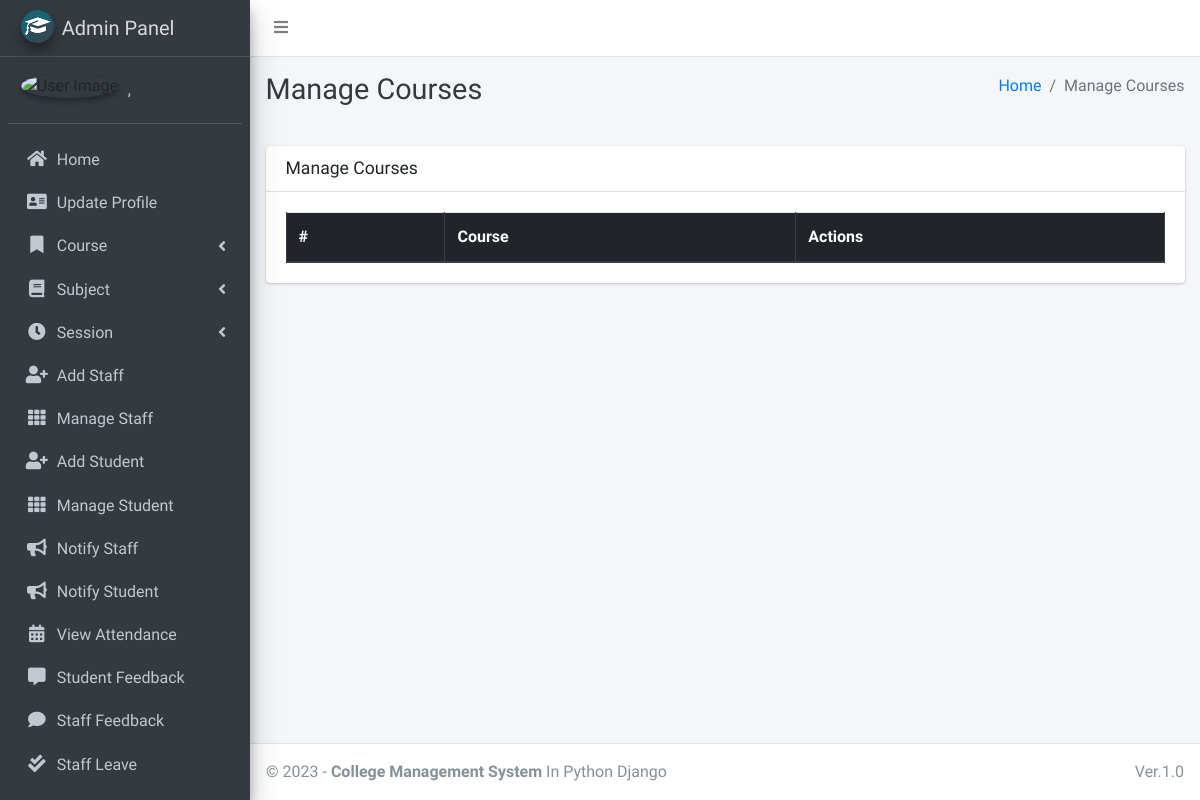
/course/manage/ (signed in), run on an earlier commit of the app's database.
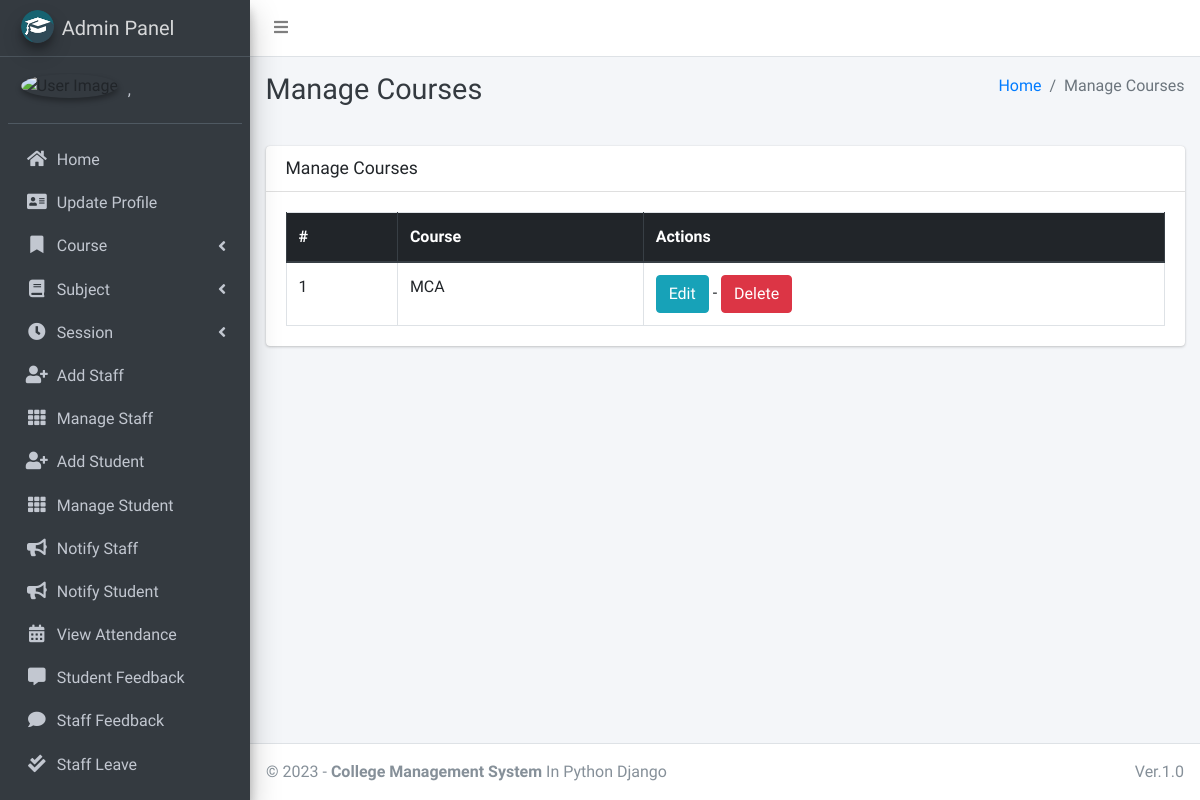
And on a later commit of the database.
### main_app/models.py (models this page shows, shortened)
class CustomUser(AbstractUser):
    USER_TYPE = ((1, "HOD"), (2, "Staff"), (3, "Student"))
    GENDER = [("M", "Male"), ("F", "Female")]
    username = None  # Removed username, using email instead
    email = models.EmailField(unique=True)
    user_type = models.CharField(default=1, choices=USER_TYPE, max_length=1)
    gender = models.CharField(max_length=1, choices=GENDER)
    profile_pic = models.ImageField()
    address = models.TextField()
    fcm_token = models.TextField(default="")  # For firebase notifications
    created_at = models.DateTimeField(auto_now_add=True)
    updated_at = models.DateTimeField(auto_now=True)
    USERNAME_FIELD = "email"
    REQUIRED_FIELDS = []
    objects = CustomUserManager()
    def __str__(self):
        return self.last_name + ", " + self.first_name

class Course(models.Model):
    name = models.CharField(max_length=120)
    created_at = models.DateTimeField(auto_now_add=True)
    updated_at = models.DateTimeField(auto_now=True)

### main_app/hod_views.py (the view)
# urls.py: path("course/manage/", hod_views.manage_course, name='manage_course'),
def manage_course(request):
    courses = Course.objects.all()
    context = {
        'courses': courses,
        'page_title': 'Manage Courses'
    }
    return render(request, "hod_template/manage_course.html", context)

### main_app/templates/hod_template/manage_course.html
{% extends 'main_app/base.html' %}
{% load static %}
{% block page_title %}{{page_title}}{% endblock page_title %}
{% block content %}
<section class="content">
    <div class="container-fluid">
        <div class="row">
            <div class="col-md-12">
                <div class="card">
                    <div class="card-header">
                        <h3 class="card-title">{{page_title}}</h3>
                    </div>
                    <div class="card-body">
                        <table id="example2" class="table table-bordered table-hover">
                            <thead class="thead-dark">
                                <tr>
                                    <th>#</th>
                                    <th>Course</th>
                                    <th>Actions</th>
                                </tr>
                            </thead>
                            <tbody>
                                {% for course in courses %}
                                <tr>
                                    <td>{{ forloop.counter }}</td>
                                    <td>{{course.name}}</td>
                                    <td>
                                        <a href="{% url 'edit_course' course.id %}" class="btn btn-info">Edit</a> -
                                        <a href="{% url 'delete_course' course.id %}" onclick="return confirm('Are you sure you want to delete this course ?')" class="btn btn-danger">Delete</a>
                                    </td>
                                </tr>
                                {% endfor %}
                            </tbody>
                        </table>
                    </div>
                </div>
            </div>
        </div>
    </div>
</section>
{% endblock content %}

### main_app/templates/main_app/base.html (shortened to what this page needs)
{% load static %}
<!DOCTYPE html>
<html>
<head>
    <link rel="stylesheet" href="{% static 'plugins/fontawesome-free/css/all.min.css'%} ">
    <link rel="stylesheet" href="https://code.ionicframework.com/ionicons/2.0.1/css/ionicons.min.css">
    <link rel="stylesheet"
        href="{% static 'plugins/tempusdominus-bootstrap-4/css/tempusdominus-bootstrap-4.min.css'%} ">
    <link rel="stylesheet" href="{% static 'plugins/icheck-bootstrap/icheck-bootstrap.min.css'%} ">
    <link rel="stylesheet" href="{% static 'dist/css/adminlte.min.css'%} ">
    <link rel="stylesheet" href="{% static 'plugins/overlayScrollbars/css/OverlayScrollbars.min.css'%} ">
    <link rel="stylesheet" href="{% static 'plugins/daterangepicker/daterangepicker.css'%} ">
</head>
<body class="hold-transition sidebar-mini layout-fixed">
    <div class="wrapper">
        <nav class="main-header navbar navbar-expand navbar-white navbar-light">
            <ul class="navbar-nav">
                <li class="nav-item">
                    <a class="nav-link" data-widget="pushmenu" href="#"><i class="fas fa-bars"></i></a>
                </li>
            </ul>
        </nav>
        {% include "main_app/sidebar_template.html" with user=user %}
        <div class="content-wrapper">
            <div class="content-header">
                <div class="container-fluid">
                    <div class="row mb-2">
                        <div class="col-sm-6">
                            <h1 class="m-0 text-dark">{% block page_title %}{% endblock page_title %}</h1>
                        </div>
                        <div class="col-sm-6">
                            <ol class="breadcrumb float-sm-right">
                                <li class="breadcrumb-item"><a href="#">Home</a></li>
                                <li class="breadcrumb-item active">{{ page_title }}</li>
                            </ol>
                        </div>
                    </div>
                </div>
            </div>
<section class="content">
    <div class="container-fluid">
        <div class="row">
            <div class="col-md-12">
            </div></div></div></section>
            {% block content %}
            {% endblock content %}
        </div>
        {% include "main_app/footer.html" %}
    </div>
</body>
</html>

### main_app/templates/main_app/sidebar_template.html (shortened to what this page needs)
{% load static %}
<aside class="main-sidebar sidebar-dark-info elevation-4">
    {% if request.user.user_type == '1' %}
    <a href="{% url 'admin_home' %}" class="brand-link">
        <img src="{% static 'dist/img/cmsl.png' %} " alt="AdminLTE Logo"
            class="brand-image img-circle elevation-3" >
        <span class="brand-text font-weight-light">Admin Panel</span>
    </a>
    <div class="sidebar">
        <div class="user-panel mt-3 pb-3 mb-3 d-flex">
            <div class="image">
                <img src="{{ request.user.profile_pic}}" class="img-circle elevation-2" alt="User Image">
            </div>
            <div class="info">
                <a href="#" class="d-block">{{user}}</a>
            </div>
        </div>
        <nav class="mt-2">
            <ul class="nav nav-pills nav-sidebar flex-column" data-widget="treeview" role="menu" data-accordion="false">
                <li class="nav-item">
                    {% url 'admin_home' as admin_home %}
                    <a href="{{admin_home}}" class="nav-link {% if admin_home == request.path %} active {% endif %}">
                        <i class="nav-icon fas fa-home"></i>
                        <p>
                            Home
                        </p>
                    </a>
                </li>
                <li class="nav-item">
                    {% url 'admin_view_profile' as admin_view_profile %}
                    <a href="{{admin_view_profile}}"
                        class="nav-link {% if admin_view_profile == request.path %} active {% endif %}">
                        <i class="nav-icon fas fa-address-card"></i>
                        <p>
                            Update Profile
                        </p>
                    </a>
                </li>
                <li class="nav-item has-treeview">
                    <a href="#" class="nav-link">
                        <i class="nav-icon fas fa-bookmark"></i>
                        <p>
                            Course
                            <i class="fas fa-angle-left right"></i>
                        </p>
                    </a>
                </li>
                <li class="nav-item has-treeview">
                    <a href="#" class="nav-link">
                        <i class="nav-icon fas fa-book"></i>
                        <p>
                            Subject
                            <i class="fas fa-angle-left right"></i>
                        </p>
                    </a>
                </li>
                <li class="nav-item has-treeview">
                    <a href="#" class="nav-link">
                        <i class="nav-icon fas fa-clock"></i>
                        <p>
                            Session
                            <i class="fas fa-angle-left right"></i>
                        </p>
                    </a>
                </li>
                <li class="nav-item">
                    {% url 'add_staff' as add_staff %}
                    <a href="{{add_staff}}" class="nav-link {% if add_staff == request.path %} active {% endif %}">
                        <i class="nav-icon fas fa-user-plus"></i>
                        <p>
                            Add Staff
                        </p>
                    </a>
                </li>
                <li class="nav-item">
                    {% url 'manage_staff' as manage_staff %}
                    {% url 'edit_staff' staff_id as edit_staff %}
                    <a href="{{manage_staff}}"
                        class="nav-link {% if manage_staff == request.path or request.path == edit_staff %} active {% endif %}">
                        <i class="nav-icon fas fa-th"></i>
                        <p>
                            Manage Staff
                        </p>
                    </a>
                </li>
                <li class="nav-item">
                    {% url 'add_student' as add_student%}
                    <a href="{{add_student}}" class="nav-link  {% if add_student == request.path %} active {% endif %}">
                        <i class="nav-icon fas fa-user-plus"></i>
                        <p>
                            Add Student
                        </p>
                    </a>
                </li>
                <li class="nav-item">
                    {% url 'manage_student' as manage_student %}
                    {% url 'edit_student' student_id as edit_student %}
                    <a href="{{manage_student}}"
                        class="nav-link  {% if edit_student == request.path or manage_student == request.path %} active {% endif %}">
                        <i class="nav-icon fas fa-th"></i>
                        <p>
                            Manage Student
                        </p>
                    </a>
                </li>
                <li class="nav-item">
                    {% url 'admin_notify_staff' as admin_notify_staff %}
                    <a href="{{admin_notify_staff}}"
                        class="nav-link {% if admin_notify_staff == request.path %} active {% endif %}">
                        <i class="nav-icon fas fa-bullhorn"></i>
                        <p>
                            Notify Staff
                        </p>
                    </a>
                </li>
                <li class="nav-item">
                    {% url 'admin_notify_student' as admin_notify_student %}
                    <a href="{{admin_notify_student}}"
                        class="nav-link {% if admin_notify_student == request.path %} active {% endif %}">
                        <i class="nav-icon fas fa-bullhorn"></i>
                        <p>
                            Notify Student
                        </p>
                    </a>
                </li>
                <li class="nav-item">
                    {% url 'admin_view_attendance' as admin_view_attendance %}
                <li class="nav-item">
                    <a href="{{admin_view_attendance}}"
                        class="nav-link  {% if admin_view_attendance == request.path %} active {% endif %}">
                        <i class="nav-icon fas fa-calendar-alt"></i>
                        <p>
                            View Attendance
                        </p>
                    </a>
                </li>
                <li class="nav-item">
                    {% url 'student_feedback_message' as student_feedback_message %}
                    <a href="{{ student_feedback_message }}"
                        class="nav-link  {% if student_feedback_message == request.path %} active {% endif %}">
                        <i class="nav-icon fas fa-comment-alt"></i>
                        <p>
                            Student Feedback
                        </p>
                    </a>
                </li>
                <li class="nav-item">
                    {% url 'staff_feedback_message' as staff_feedback_message %}
                    <a href="{{staff_feedback_message}}"
                        class="nav-link   {% if staff_feedback_message == request.path %} active {% endif %}">
                        <i class="nav-icon fas fa-comment"></i>
                        <p>
                            Staff Feedback
                        </p>
                    </a>
                </li>
                <li class="nav-item">
                    {% url 'view_staff_leave' as view_staff_leave %}
                    <a href="{{view_staff_leave}}"
                        class="nav-link  {% if view_staff_leave == request.path %} active {% endif %}">
                        <i class="nav-icon fas fa-check-double"></i>
                        <p>
                            Staff Leave
                        </p>
                    </a>
                </li>
                <li class="nav-item">
                    {% url 'view_student_leave' as view_student_leave %}
                    <a href="{% url 'view_student_leave' %}"
                        class="nav-link  {% if view_student_leave == request.path %} active {% endif %}">
                    </a>
                </li>
                                        {% endif %}
                                    </ul>
                                </nav>
                            </div>
</aside>

### main_app/templates/main_app/footer.html
<footer class="main-footer">
    &copy; {% now "Y" %} - <strong>College Management System</strong>
    In Python Django
    <div class="float-right d-none d-sm-inline-block">
       Ver.1.0
    </div>
</footer>

What changed in the data, as far as the page shows it:
added Course: name "MCA"
